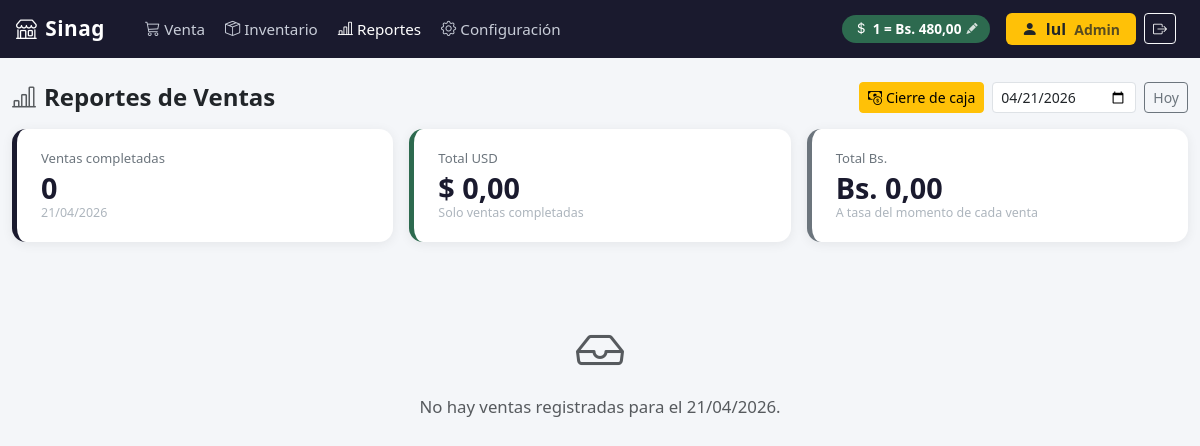
The page /reportes/ (signed in) on the database as committed earlier.
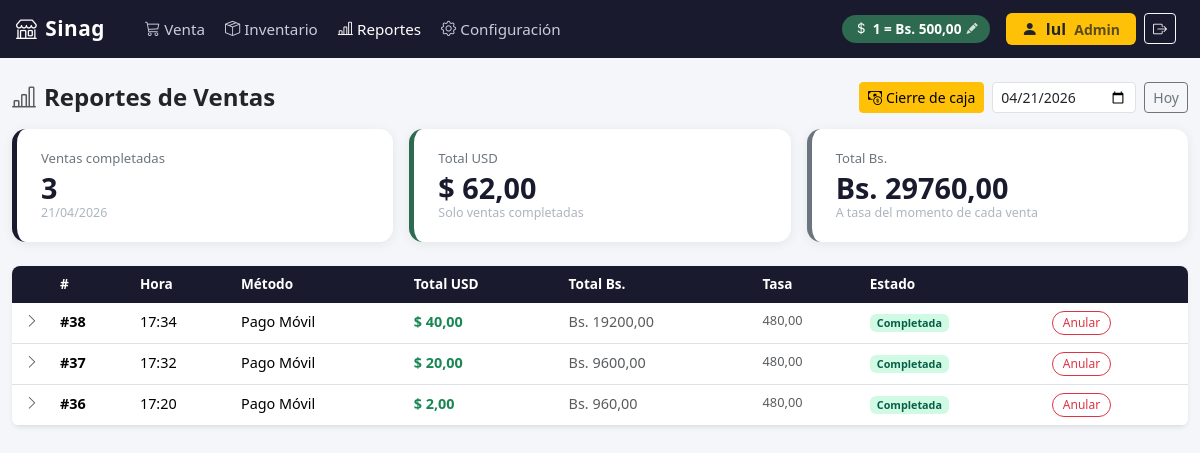
The same page on the database as committed later.
### configuracion/models.py (models this page shows, shortened)
class Empresa(models.Model):
    nombre = models.CharField(max_length=200)
    rif = models.CharField(max_length=20)
    telefono = models.CharField(max_length=20, blank=True)
    direccion = models.TextField(blank=True)
    logo = models.ImageField(upload_to='empresa/', blank=True, null=True)
    imprimir_ticket   = models.BooleanField(default=False)
    nombre_impresora  = models.CharField(max_length=200, blank=True, default='')
    class Meta:
        verbose_name = 'Empresa'

class Moneda(models.Model):
    tasa_cambio = models.DecimalField(max_digits=12, decimal_places=2)
    simbolo = models.CharField(max_length=5, default='Bs')
    ultima_actualizacion = models.DateTimeField(auto_now=True)
    class Meta:
        verbose_name = 'Moneda'
        verbose_name_plural = 'Moneda'

### ventas/models.py (models this page shows, shortened)
class Venta(models.Model):
    METODO_PAGO = [
        ('EFECTIVO_USD', 'Efectivo USD'),
        ('EFECTIVO_BS',  'Efectivo Bs'),
        ('TRANSFERENCIA', 'Transferencia'),
        ('PAGO_MOVIL',   'Pago Móvil'),
        ('PUNTO_DE_VENTA', 'PdV (Tarjeta)'),
        ('BIOPAGO',      'Biopago'),
        ('MIXTO',        'Pago Mixto'),
    ]
    ESTADO = [
        ('COMPLETADA', 'Completada'),
        ('ANULADA',    'Anulada'),
    ]
    fecha = models.DateTimeField(auto_now_add=True)
    total_usd = models.DecimalField(max_digits=10, decimal_places=2)
    total_bs = models.DecimalField(max_digits=14, decimal_places=2)
    tasa_aplicada = models.DecimalField(max_digits=12, decimal_places=2)
    metodo_pago = models.CharField(max_length=20, choices=METODO_PAGO)
    estado = models.CharField(max_length=15, choices=ESTADO, default='COMPLETADA')
    notas = models.TextField(blank=True)
    monto_recibido = models.DecimalField(max_digits=14, decimal_places=2, null=True, blank=True)
    vuelto = models.DecimalField(max_digits=14, decimal_places=2, null=True, blank=True)
    vendedor = models.ForeignKey(User, null=True, blank=True, on_delete=models.SET_NULL, related_name='ventas')
    class Meta:
        verbose_name = 'Venta'
        verbose_name_plural = 'Ventas'
        ordering = ['-fecha']

### reportes/views.py (the view)
# urls.py: path('', views.configuracion_index, name='index'),
@solo_admin
def index(request):
    fecha_str = request.GET.get('fecha', '')
    try:
        fecha = date.fromisoformat(fecha_str)
    except ValueError:
        fecha = timezone.localdate()
    ventas = (
        Venta.objects
        .filter(fecha__date=fecha)
        .prefetch_related('detalles__producto')
        .order_by('-fecha')
    )
    completadas = ventas.filter(estado='COMPLETADA')
    resumen = completadas.aggregate(
        total_usd=Sum('total_usd'),
        total_bs=Sum('total_bs'),
        cantidad=Count('id'),
    )
    moneda  = Moneda.objects.first()
    empresa = Empresa.objects.first()
    return render(request, 'reportes/index.html', {
        'ventas':   ventas,
        'resumen':  resumen,
        'fecha':    fecha,
        'tasa':     moneda.tasa_cambio if moneda else None,
        'moneda':   moneda,
        'empresa':  empresa,
    })

### ventas/models.py (called while the page is built)
    @property
    def subtotal_usd(self):
        return self.precio_usd_capturado * self.cantidad

### templates/reportes/index.html (shortened to what this page needs)
{% extends "base.html" %}
{% block nav_reportes %}active{% endblock %}
{% block contenido %}
<div class="d-flex align-items-center justify-content-between mb-3">
  <h4 class="fw-bold mb-0"><i class="bi bi-bar-chart-line me-2 text-muted"></i>Reportes de Ventas</h4>
  <div class="d-flex align-items-center gap-2">
    <a href="{% url 'reportes:cierre_caja' %}" class="btn btn-sm btn-warning">
      <i class="bi bi-cash-coin me-1"></i>Cierre de caja
    </a>
    <form method="get" class="d-flex align-items-center gap-2">
      <input type="date" name="fecha" value="{{ fecha|date:'Y-m-d' }}"
             class="form-control form-control-sm filtro-fecha"
             onchange="this.form.submit()">
      <a href="?" class="btn btn-sm btn-outline-secondary">Hoy</a>
    </form>
  </div>
</div>
<div class="row g-3 mb-4">
  <div class="col-sm-4">
    <div class="card-resumen ventas">
      <div class="label">Ventas completadas</div>
      <div class="valor">{{ resumen.cantidad|default:"0" }}</div>
      <div class="sub">{{ fecha|date:"d/m/Y" }}</div>
    </div>
  </div>
  <div class="col-sm-4">
    <div class="card-resumen usd">
      <div class="label">Total USD</div>
      <div class="valor">$ {{ resumen.total_usd|default:"0.00"|floatformat:2 }}</div>
      <div class="sub">Solo ventas completadas</div>
    </div>
  </div>
  <div class="col-sm-4">
    <div class="card-resumen bs">
      <div class="label">Total Bs.</div>
      <div class="valor">Bs. {{ resumen.total_bs|default:"0.00"|floatformat:2 }}</div>
      <div class="sub">A tasa del momento de cada venta</div>
    </div>
  </div>
</div>
{% if ventas %}
<div class="bg-white rounded-3 shadow-sm overflow-hidden">
  <table class="table tabla-ventas mb-0">
    <thead>
      <tr>
        <th style="width:40px;"></th>
        <th>#</th>
        <th>Hora</th>
        <th>Método</th>
        <th>Total USD</th>
        <th>Total Bs.</th>
        <th>Tasa</th>
        <th>Estado</th>
        <th></th>
      </tr>
    </thead>
    <tbody>
      {% for venta in ventas %}
      <tr class="fila-venta" data-id="{{ venta.id }}" onclick="toggleDetalle(this.dataset.id)">
        <td class="text-center text-muted">
          <i class="bi bi-chevron-right" id="chevron-{{ venta.id }}"></i>
        </td>
        <td class="fw-semibold">#{{ venta.id }}</td>
        <td>{{ venta.fecha|date:"H:i" }}</td>
        <td>{{ venta.get_metodo_pago_display }}</td>
        <td class="fw-bold text-success">$ {{ venta.total_usd|floatformat:2 }}</td>
        <td class="text-muted">Bs. {{ venta.total_bs|floatformat:2 }}</td>
        <td class="text-muted" style="font-size:.8rem;">{{ venta.tasa_aplicada }}</td>
        <td>
          <span class="badge badge-estado-{{ venta.estado|lower }}">
            {{ venta.get_estado_display }}
          </span>
        </td>
        <td onclick="event.stopPropagation()">
          {% if venta.estado == 'COMPLETADA' %}
          <button class="btn-anular" data-venta-id="{{ venta.id }}"
                  onclick="anularVenta(this.dataset.ventaId)">
            Anular
          </button>
          {% endif %}
        </td>
      </tr>
      {% endfor %}
    </tbody>
  </table>
</div>
{% else %}
<div class="text-center text-muted py-5">
  <i class="bi bi-inbox" style="font-size:3rem; display:block; margin-bottom:.5rem;"></i>
  No hay ventas registradas para el {{ fecha|date:"d/m/Y" }}.
</div>
{% endif %}
{% endblock %}

### templates/base.html (shortened to what this page needs)
<!DOCTYPE html>
<html lang="es">
<head>
  <link href="https://cdn.jsdelivr.net/npm/bootstrap@5.3.3/dist/css/bootstrap.min.css" rel="stylesheet">
  <link href="https://cdn.jsdelivr.net/npm/bootstrap-icons@1.11.3/font/bootstrap-icons.min.css" rel="stylesheet">
</head>
<body>
  <nav class="navbar navbar-expand-lg navbar-pos px-3">
    <a class="navbar-brand" href="{% url 'pos:venta' %}">
      <i class="bi bi-shop me-2"></i>{{ empresa.nombre|default:"POS Core" }}
    </a>
    <div class="collapse navbar-collapse" id="navMenu">
      <ul class="navbar-nav me-auto ms-3 gap-1">
        <li class="nav-item">
          <a class="nav-link {% block nav_venta %}{% endblock %}" href="{% url 'pos:venta' %}">
            <i class="bi bi-cart3 me-1"></i>Venta
          </a>
        </li>
        {% if request.user.is_staff %}
        <li class="nav-item">
          <a class="nav-link {% block nav_inventario %}{% endblock %}" href="{% url 'inventario:index' %}">
            <i class="bi bi-box-seam me-1"></i>Inventario
          </a>
        </li>
        <li class="nav-item">
          <a class="nav-link {% block nav_reportes %}{% endblock %}" href="{% url 'reportes:index' %}">
            <i class="bi bi-bar-chart-line me-1"></i>Reportes
          </a>
        </li>
        <li class="nav-item">
          <a class="nav-link {% block nav_config %}{% endblock %}" href="{% url 'configuracion:index' %}">
            <i class="bi bi-gear me-1"></i>Configuración
          </a>
        </li>
        {% endif %}
      </ul>
      {% if request.user.is_staff %}
      <button
        class="tasa-badge me-3 {% if not tasa %}sin-tasa{% endif %}"
        id="btn-abrir-tasa"
        data-bs-toggle="modal"
        data-bs-target="#modalTasa"
        title="Clic para actualizar tasa BCV"
      >
        <i class="bi bi-currency-dollar"></i>
        <span id="tasa-navbar-texto">
          {% if tasa %}1 = Bs. {{ tasa }}{% else %}Sin tasa — clic para configurar{% endif %}
        </span>
        <i class="bi bi-pencil-fill"></i>
      </button>
      {% endif %}
      {% if request.user.is_authenticated %}
      <div class="d-flex align-items-center gap-2 me-2">
        <span class="badge {% if request.user.is_staff %}bg-warning text-dark{% else %}bg-secondary{% endif %} fs-6 px-3 py-2">
          <i class="bi bi-person-fill me-1"></i>
          {{ request.user.get_full_name|default:request.user.username }}
          {% if request.user.is_staff %}<span class="opacity-75 ms-1 small">Admin</span>{% endif %}
        </span>
        <form method="post" action="{% url 'logout' %}" class="d-inline m-0">
          <button type="submit" class="btn btn-outline-light btn-sm" title="Cerrar sesión">
            <i class="bi bi-box-arrow-right"></i>
          </button>
        </form>
      </div>
      {% endif %}
    </div>
  </nav>
  <div class="content-wrapper container-fluid">
    {% block contenido %}{% endblock %}
  </div>
</body>
</html>

### templates/base.html (style rules this page uses)
body { font-family: 'Segoe UI', system-ui, sans-serif; font-size: 1.05rem; background-color: #f4f6f9; }
.navbar-pos { background-color: #1a1a2e; min-height: 58px; }
.navbar-pos .navbar-brand { font-size: 1.3rem; font-weight: 700; color: #ffffff; letter-spacing: 0.5px; }
.navbar-pos .nav-link { color: #c8cdd8; font-size: 0.95rem; }
.navbar-pos .nav-link:hover, .navbar-pos .nav-link.active { color: #ffffff; }
.tasa-badge { background-color: #2d6a4f; color: #fff; font-size: 0.85rem; padding: 4px 12px; border-radius: 20px; font-weight: 600; cursor: pointer; border: none; transition: background-color 0.15s; display: flex; align-items: center; gap: 5px; }
.tasa-badge .bi-pencil-fill { font-size: 0.7rem; opacity: 0.8; }
.content-wrapper { padding-top: 1.5rem; padding-bottom: 2rem; }

### templates/reportes/index.html (style rules this page uses)
.card-resumen { background: #fff; border-radius: 14px; padding: 1.25rem 1.5rem; box-shadow: 0 2px 12px rgba(0,0,0,0.07); border-left: 5px solid; }
.card-resumen.ventas { border-color: #1a1a2e; }
.card-resumen.usd { border-color: #2d6a4f; }
.card-resumen.bs { border-color: #6c757d; }
.card-resumen .label { font-size:.82rem; color:#6c757d; margin-bottom:.2rem; }
.card-resumen .valor { font-size:1.8rem; font-weight:800; color:#1a1a2e; line-height:1.1; }
.card-resumen .sub { font-size:.78rem; color:#adb5bd; }
.tabla-ventas thead th { background:#1a1a2e; color:#fff; font-weight:600; font-size:.85rem; border:none; }
.tabla-ventas tbody tr { font-size:.9rem; cursor:pointer; }
.tabla-ventas .badge-estado-completada { background:#d1fae5; color:#065f46; }
.btn-anular { font-size:.75rem; padding:2px 10px; border-radius:20px; background:none; border:1px solid #dc3545; color:#dc3545; transition: all .15s; }
.filtro-fecha { max-width:200px; }

Rows that differ between the two databases and show on the page:
changed Moneda: tasa_cambio "480,00" → "500,00"
added Venta: id "38", fecha "17:34", metodo_pago "Pago Móvil", total_usd "40,00", total_bs "19200,00", tasa_aplicada "480,00", estado "Completada"
added Venta: id "37", fecha "17:32", metodo_pago "Pago Móvil", total_usd "20,00", total_bs "9600,00", tasa_aplicada "480,00", estado "Completada"
added Venta: id "36", fecha "17:20", metodo_pago "Pago Móvil", total_usd "2,00", total_bs "960,00", tasa_aplicada "480,00", estado "Completada"
Other text that changed with them:
{{ resumen.cantidad|default:"0" }}: "0" → "3"
{{ resumen.total_usd|default:"0.00"|floatformat:2 }}: "0,00" → "62,00"
{{ resumen.total_bs|default:"0.00"|floatformat:2 }}: "0,00" → "29760,00"
{{ fecha|date:"d/m/Y" }}: "21/04/2026" → (not shown)
text no longer shown: "No hay ventas registradas para el ."
text now shown: "# Hora Método Total USD Total Bs. Tasa Estado"
